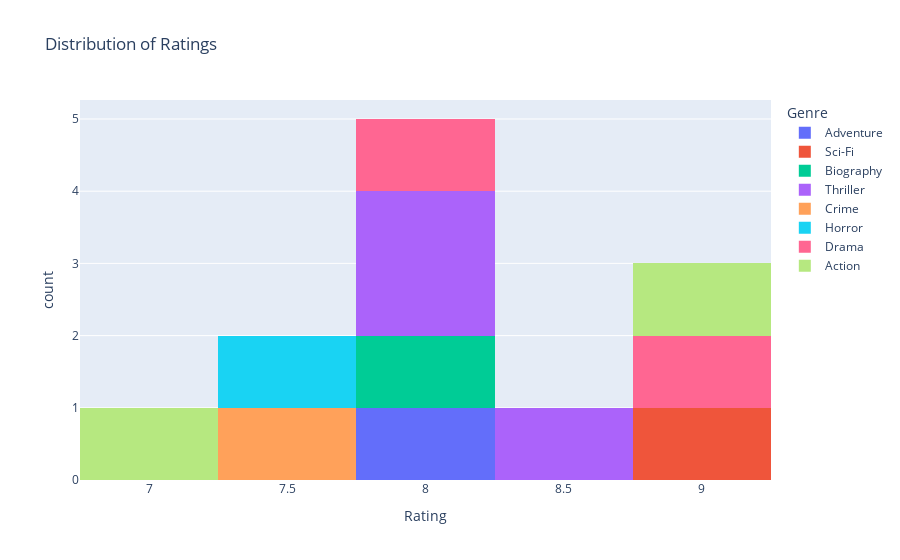

Notebook source saved alongside this figure:
### Markdown cell above
# Histogram

### Use when: You want to see frequency of numeric values, e.g., how many movies have certain ratings.

### Code cell
fig = px.histogram(df, x='Rating', nbins=5, color='Genre', title='Distribution of Ratings')
fig.show()

### Figure 1 — Plotly figure (JSON) as saved in the notebook; plotly's stock layout.template omitted (floating-point values rounded to 4 significant figures)
{"data": [{"bingroup": "x", "hovertemplate": "Genre=Adventure<br>Rating=%{x}<br>count=%{y}<extra></extra>", "legendgroup": "Adventure", "marker": {"color": "#636efa", "pattern": {"shape": ""}}, "name": "Adventure", "nbinsx": 5, "orientation": "v", "showlegend": true, "type": "histogram", "x": [8.0], "xaxis": "x", "yaxis": "y"}, {"bingroup": "x", "hovertemplate": "Genre=Sci-Fi<br>Rating=%{x}<br>count=%{y}<extra></extra>", "legendgroup": "Sci-Fi", "marker": {"color": "#EF553B", "pattern": {"shape": ""}}, "name": "Sci-Fi", "nbinsx": 5, "orientation": "v", "showlegend": true, "type": "histogram", "x": [8.8], "xaxis": "x", "yaxis": "y"}, {"bingroup": "x", "hovertemplate": "Genre=Biography<br>Rating=%{x}<br>count=%{y}<extra></extra>", "legendgroup": "Biography", "marker": {"color": "#00cc96", "pattern": {"shape": ""}}, "name": "Biography", "nbinsx": 5, "orientation": "v", "showlegend": true, "type": "histogram", "x": [8.2], "xaxis": "x", "yaxis": "y"}, {"bingroup": "x", "hovertemplate": "Genre=Thriller<br>Rating=%{x}<br>count=%{y}<extra></extra>", "legendgroup": "Thriller", "marker": {"color": "#ab63fa", "pattern": {"shape": ""}}, "name": "Thriller", "nbinsx": 5, "orientation": "v", "showlegend": true, "type": "histogram", "x": [8.1, 7.8, 8.6], "xaxis": "x", "yaxis": "y"}, {"bingroup": "x", "hovertemplate": "Genre=Crime<br>Rating=%{x}<br>count=%{y}<extra></extra>", "legendgroup": "Crime", "marker": {"color": "#FFA15A", "pattern": {"shape": ""}}, "name": "Crime", "nbinsx": 5, "orientation": "v", "showlegend": true, "type": "histogram", "x": [7.7], "xaxis": "x", "yaxis": "y"}, {"bingroup": "x", "hovertemplate": "Genre=Horror<br>Rating=%{x}<br>count=%{y}<extra></extra>", "legendgroup": "Horror", "marker": {"color": "#19d3f3", "pattern": {"shape": ""}}, "name": "Horror", "nbinsx": 5, "orientation": "v", "showlegend": true, "type": "histogram", "x": [7.6], "xaxis": "x", "yaxis": "y"}, {"bingroup": "x", "hovertemplate": "Genre=Drama<br>Rating=%{x}<br>count=%{y}<extra></extra>", "legendgroup": "Drama", "marker": {"color": "#FF6692", "pattern": {"shape": ""}}, "name": "Drama", "nbinsx": 5, "orientation": "v", "showlegend": true, "type": "histogram", "x": [8.1, 8.8], "xaxis": "x", "yaxis": "y"}, {"bingroup": "x", "hovertemplate": "Genre=Action<br>Rating=%{x}<br>count=%{y}<extra></extra>", "legendgroup": "Action", "marker": {"color": "#B6E880", "pattern": {"shape": ""}}, "name": "Action", "nbinsx": 5, "orientation": "v", "showlegend": true, "type": "histogram", "x": [9.0, 7.1], "xaxis": "x", "yaxis": "y"}], "layout": {"barmode": "relative", "legend": {"title": {"text": "Genre"}, "tracegroupgap": 0}, "title": {"text": "Distribution of Ratings"}, "xaxis": {"anchor": "y", "domain": [0, 1], "title": {"text": "Rating"}}, "yaxis": {"anchor": "x", "domain": [0, 1], "title": {"text": "count"}}}}
